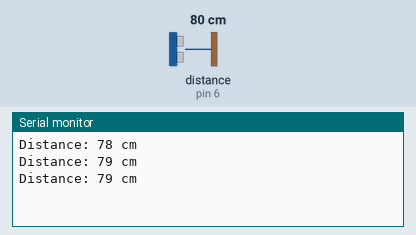
Recording of a sketch running on a simulated Arduino Uno, built with avr-gcc and run on an emulated ATmega328P. Shown: the last lines printed to the serial monitor. Wiring (inferred from the names in the program): ultrasonic range finder: trigger pin 7; echo pin 6. The test bench sets the inputs (shaded band); at power-on: distance to the obstacle (sensor on pin 6) 80 cm. The echo pulse lasts 58.3 µs per cm.

Above: at 1.3 s.
1.4 s: distance to the obstacle (sensor on pin 6) set to 2 cm
At 1.9 s:
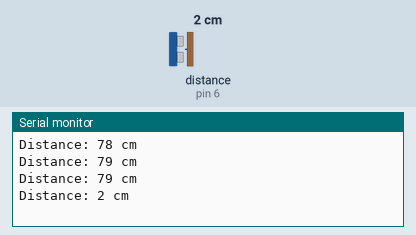
2.9 s: distance to the obstacle (sensor on pin 6) set to 4 cm
At 3.4 s:
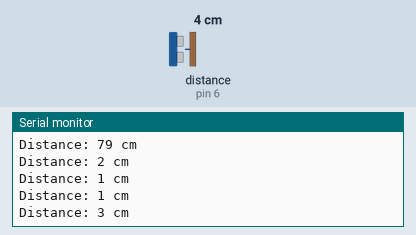
Timing chart, 0 to 5.9 s (numbered marks = the images above; inputs shaded):
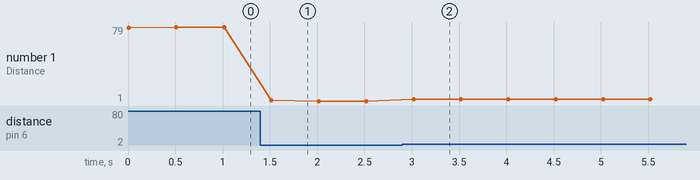

The sketch:

ultra.ino
```cpp
// Define the pins for ultrasonic sensor
const int trigPin = 7;
const int echoPin = 6;

// Variables for duration and distance
long duration;
int distance;

void setup() {
  // Initialize serial communication
  Serial.begin(9600);

  // Define pin modes
  pinMode(trigPin, OUTPUT);
  pinMode(echoPin, INPUT);
}

void loop() {
  // Clear the trigPin
  digitalWrite(trigPin, LOW);
  delayMicroseconds(2);

  // Set the trigPin on for 10 microseconds
  digitalWrite(trigPin, HIGH);
  delayMicroseconds(10);
  digitalWrite(trigPin, LOW);

  // Read the echoPin
  duration = pulseIn(echoPin, HIGH);

  // Calculate distance
  distance= duration*0.034/2;

  // Print distance to Serial Monitor
  Serial.print("Distance: ");
  Serial.print(distance);
  Serial.println(" cm");

  // Wait before taking another reading
  delay(500);
}
```

Measured:
- after the input at 1.4 s, the serial monitor: prints a new line after 0.12 s (image 1)
- after the input at 2.9 s, the serial monitor: prints a new line after 0.12 s (image 2)
- plotted number 1: 79 → 1 after the input at 1.4 s, 1 → 3 after the input at 2.9 s
